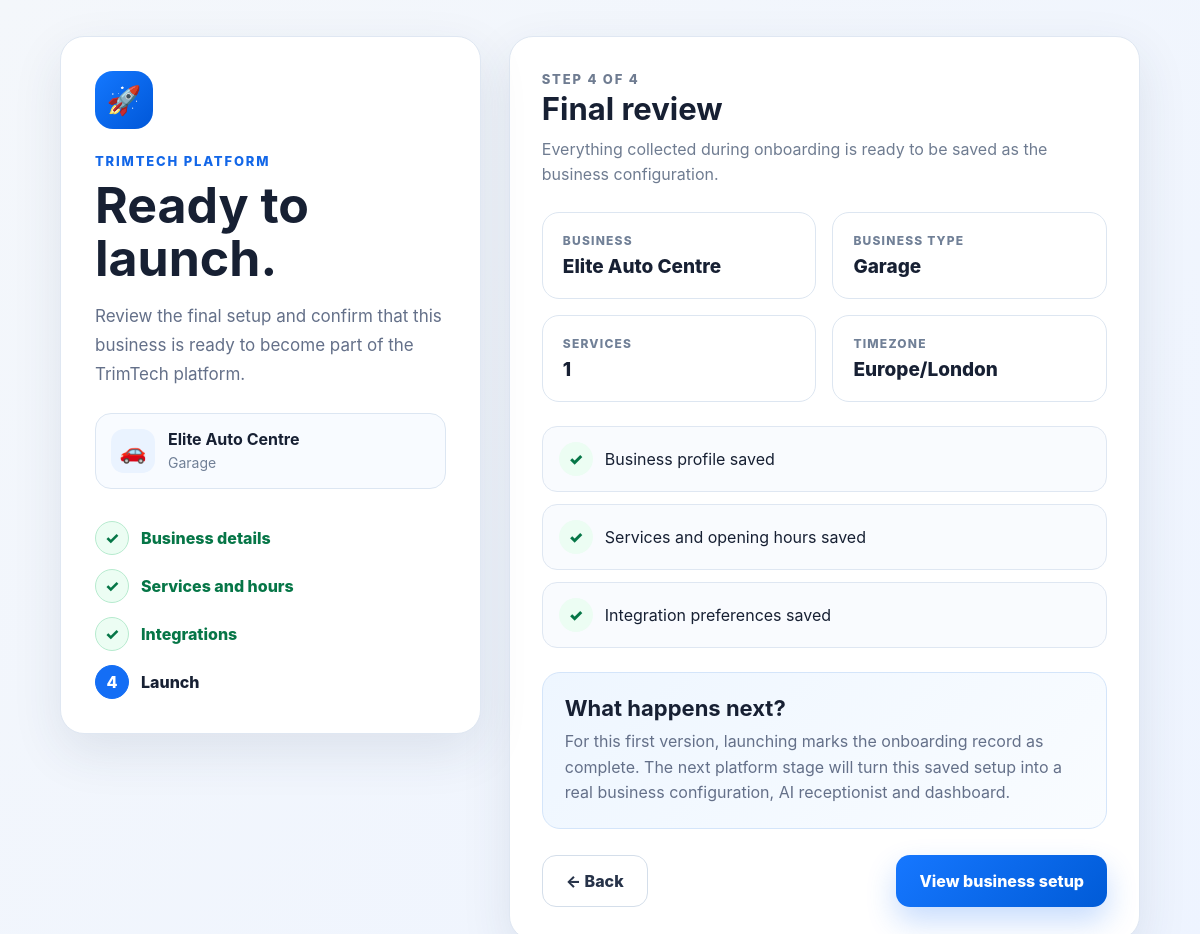
The page /onboarding/elite-auto-centre/launch on the database its author committed.
### tables this page shows
CREATE TABLE onboarding_businesses (
                business_slug TEXT PRIMARY KEY,
                business_name TEXT NOT NULL,
                business_type TEXT NOT NULL,
                owner_name TEXT NOT NULL DEFAULT '',
                email TEXT NOT NULL DEFAULT '',
                phone TEXT NOT NULL DEFAULT '',
                onboarding_complete INTEGER NOT NULL DEFAULT 0,
                payload_json TEXT NOT NULL,
                created_at TEXT NOT NULL DEFAULT CURRENT_TIMESTAMP,
                updated_at TEXT NOT NULL DEFAULT CURRENT_TIMESTAMP
            );

### trimtech/modules/onboarding/routes.py (the view)
@onboarding_blueprint.get(
    "/<business_slug>/launch"
)
def onboarding_launch(
    business_slug: str,
):
    business = load_business_or_redirect(
        business_slug
    )
    if business is None:
        return redirect(
            url_for(
                "onboarding.onboarding_start"
            )
        )
    return render_template(
        "onboarding/launch.html",
        business=business,
    )

### dashboard_auth.py (called while the page is built)
@dashboard_auth.before_app_request
def configure_dashboard_session() -> None:
    session.permanent = True

### trimtech/modules/onboarding/models.py (called while the page is built)
def clean_text(value: Any) -> str:
    return str(value or "").strip()

def normalise_business_type(value: Any) -> str:
    business_type = clean_text(value).lower()
    business_type = re.sub(
        r"[^a-z0-9_-]+",
        "_",
        business_type,
    ).strip("_")
    if business_type in SUPPORTED_BUSINESS_TYPES:
        return business_type
    return "other"

def create_business_slug(value: Any) -> str:
    slug = clean_text(value).lower()
    slug = re.sub(
        r"[^a-z0-9]+",
        "-",
        slug,
    )
    return slug.strip("-")

    def __post_init__(self) -> None:
        self.business_name = clean_text(
            self.business_name
        )
        self.owner_name = clean_text(
            self.owner_name
        )
        self.email = clean_text(
            self.email
        ).lower()
        self.phone = clean_text(
            self.phone
        )
        self.business_type = normalise_business_type(
            self.business_type
        )
        self.business_slug = (
            create_business_slug(
                self.business_slug
                or self.business_name
            )
        )
        self.address = clean_text(
            self.address
        )
        self.postcode = clean_text(
            self.postcode
        ).upper()
        self.website = clean_text(
            self.website
        )

### trimtech/modules/onboarding/repository.py (called while the page is built)
def database_path() -> Path:
    path = Path(
        os.getenv(
            "ONBOARDING_DB_PATH",
            str(DEFAULT_DATABASE_PATH),
        )
    )
    path.parent.mkdir(
        parents=True,
        exist_ok=True,
    )
    return path

def connect() -> sqlite3.Connection:
    try:
        connection = sqlite3.connect(
            database_path(),
            timeout=15,
        )
        connection.row_factory = sqlite3.Row
        connection.execute(
            "PRAGMA foreign_keys = ON"
        )
        connection.execute(
            "PRAGMA journal_mode = WAL"
        )
        ensure_schema(
            connection
        )
        return connection
    except sqlite3.Error as error:
        raise OnboardingRepositoryError(
            f"Could not open onboarding database: {error}"
        ) from error

### templates/onboarding/launch.html (shortened to what this page needs)
<!DOCTYPE html>
<html lang="en">
<head>
</head>
<body>
    <main class="page">
        <section class="layout">
            <aside class="intro-panel">
                <div class="brand-badge">
                    🚀
                </div>
                <p class="eyebrow">
                    TrimTech Platform
                </p>
                <h1>
                    Ready to launch.
                </h1>
                <p class="intro-copy">
                    Review the final setup and confirm
                    that this business is ready to become
                    part of the TrimTech platform.
                </p>
                <div class="business-chip">
                    <div class="business-chip-icon">
                        {% if business.business_type == "garage" %}
                            🚗
                        {% elif business.business_type == "barber" %}
                            💈
                        {% elif business.business_type == "cleaning" %}
                            🧹
                        {% elif business.business_type == "accountant" %}
                            📊
                        {% else %}
                            🏢
                        {% endif %}
                    </div>
                    <div>
                        <strong>
                            {{ business.business_name }}
                        </strong>
                        <span>
                            {{ business.business_type }}
                        </span>
                    </div>
                </div>
                <div class="progress">
                    <div class="progress-item complete">
                        <span class="progress-number">✓</span>
                        <span>Business details</span>
                    </div>
                    <div class="progress-item complete">
                        <span class="progress-number">✓</span>
                        <span>Services and hours</span>
                    </div>
                    <div class="progress-item complete">
                        <span class="progress-number">✓</span>
                        <span>Integrations</span>
                    </div>
                    <div class="progress-item active">
                        <span class="progress-number">4</span>
                        <span>Launch</span>
                    </div>
                </div>
            </aside>
            <section class="launch-panel">
                <header class="page-header">
                    <p class="eyebrow">
                        Step 4 of 4
                    </p>
                    <h2>
                        Final review
                    </h2>
                    <p>
                        Everything collected during onboarding
                        is ready to be saved as the business
                        configuration.
                    </p>
                </header>
                <div class="summary-grid">
                    <article class="summary-card">
                        <p class="summary-label">
                            Business
                        </p>
                        <p class="summary-value">
                            {{ business.business_name }}
                        </p>
                    </article>
                    <article class="summary-card">
                        <p class="summary-label">
                            Business type
                        </p>
                        <p class="summary-value">
                            {{ business.business_type | title }}
                        </p>
                    </article>
                    <article class="summary-card">
                        <p class="summary-label">
                            Services
                        </p>
                        <p class="summary-value">
                            {{ business.services | length }}
                        </p>
                    </article>
                    <article class="summary-card">
                        <p class="summary-label">
                            Timezone
                        </p>
                        <p class="summary-value">
                            {{ business.timezone }}
                        </p>
                    </article>
                </div>
                <div class="checklist">
                    <div class="check-item">
                        <div class="check-icon">
                            ✓
                        </div>
                        <div>
                            Business profile saved
                        </div>
                    </div>
                    <div class="check-item">
                        <div class="check-icon">
                            ✓
                        </div>
                        <div>
                            Services and opening hours saved
                        </div>
                    </div>
                    <div class="check-item">
                        <div class="check-icon">
                            ✓
                        </div>
                        <div>
                            Integration preferences saved
                        </div>
                    </div>
                </div>
                <div class="launch-box">
                    <h3>
                        What happens next?
                    </h3>
                    <p>
                        For this first version, launching marks
                        the onboarding record as complete.
                        The next platform stage will turn this
                        saved setup into a real business
                        configuration, AI receptionist and
                        dashboard.
                    </p>
                </div>
                <form method="post">
                    <div class="actions">
                        <a
                            class="button secondary"
                            href="{{ url_for(
                                'onboarding.onboarding_integrations',
                                business_slug=business.business_slug
                            ) }}"
                        >
                            ← Back
                        </a>
                        {% if business.onboarding_complete %}
                            <a
                                class="button primary"
                                href="{{ url_for(
                                    'onboarding.onboarding_review',
                                    business_slug=business.business_slug
                                ) }}"
                            >
                                View business setup
                            </a>
                        {% endif %}
                    </div>
                </form>
            </section>
        </section>
    </main>
</body>
</html>

### templates/onboarding/launch.html (style rules this page uses)
* { box-sizing: border-box; }
body { margin: 0; min-height: 100vh; font-family: Inter, Arial, sans-serif; background: linear-gradient( 135deg, #f4f7fb, #eef4ff ); color: #172033; }
.page { width: min(1120px, 100%); margin: 0 auto; padding: 36px 20px; }
.layout { display: grid; grid-template-columns: minmax(0, 0.8fr) minmax(0, 1.2fr); gap: 28px; align-items: start; }
.intro-panel, .launch-panel { background: #ffffff; border: 1px solid #dfe7f2; border-radius: 24px; box-shadow: 0 18px 50px rgba(37, 55, 86, 0.10); }
.intro-panel { position: sticky; top: 24px; padding: 34px; }
.launch-panel { padding: 32px; }
.brand-badge { width: 58px; height: 58px; border-radius: 18px; display: grid; place-items: center; margin-bottom: 24px; background: linear-gradient( 135deg, #1478ff, #0057d8 ); color: #ffffff; font-size: 28px; }
.eyebrow { margin: 0 0 10px; color: #1367e8; font-size: 13px; font-weight: 800; letter-spacing: 0.14em; text-transform: uppercase; }
h1, h2, h3, p { margin-top: 0; }
h1 { margin-bottom: 18px; font-size: clamp( 34px, 5vw, 50px ); line-height: 1.05; }
.intro-copy { color: #647089; font-size: 17px; line-height: 1.7; }
.business-chip { margin-top: 24px; display: flex; align-items: center; gap: 13px; padding: 15px; border: 1px solid #dce6f2; border-radius: 16px; background: #f8fbff; }
.business-chip-icon { width: 44px; height: 44px; border-radius: 13px; display: grid; place-items: center; background: #eaf3ff; font-size: 22px; }
.business-chip strong { display: block; margin-bottom: 3px; }
.business-chip span { color: #718097; font-size: 14px; text-transform: capitalize; }
.progress { margin-top: 32px; display: grid; gap: 14px; }
.progress-item { display: flex; align-items: center; gap: 12px; color: #66758d; }
.progress-number { width: 34px; height: 34px; border-radius: 50%; display: grid; place-items: center; border: 1px solid #d8e2ef; background: #f7faff; font-weight: 800; }
.progress-item.complete { color: #067647; font-weight: 800; }
.progress-item.complete .progress-number { border-color: #b7ebcf; background: #ecfdf3; color: #067647; }
.progress-item.active { color: #172033; font-weight: 800; }
.progress-item.active .progress-number { background: #146ef5; border-color: #146ef5; color: #ffffff; }
.page-header { margin-bottom: 24px; }
.page-header h2 { margin-bottom: 10px; font-size: 31px; }
.page-header p { margin-bottom: 0; color: #6f7c91; line-height: 1.6; }
.summary-grid { display: grid; grid-template-columns: repeat(2, minmax(0, 1fr)); gap: 16px; margin-bottom: 24px; }
.summary-card { padding: 20px; border: 1px solid #dde6f1; border-radius: 17px; background: #ffffff; }
.summary-label { margin-bottom: 7px; color: #718097; font-size: 12px; font-weight: 800; letter-spacing: 0.1em; text-transform: uppercase; }
.summary-value { margin: 0; font-size: 19px; font-weight: 800; }
.checklist { display: grid; gap: 12px; margin: 24px 0; }
.check-item { display: flex; align-items: center; gap: 12px; padding: 15px 16px; border: 1px solid #dfe7f2; border-radius: 15px; background: #f9fbfe; }
.check-icon { width: 34px; height: 34px; border-radius: 50%; display: grid; place-items: center; background: #ecfdf3; color: #067647; font-weight: 900; flex-shrink: 0; }
.launch-box { padding: 22px; border-radius: 18px; background: linear-gradient( 135deg, #eef6ff, #f9fcff ); border: 1px solid #d4e5fa; margin-top: 22px; }
.launch-box h3 { margin-bottom: 8px; font-size: 22px; }
.launch-box p { margin-bottom: 0; color: #647089; line-height: 1.6; }
.actions { display: flex; justify-content: space-between; gap: 14px; margin-top: 26px; }
.button { min-height: 52px; display: inline-flex; align-items: center; justify-content: center; border-radius: 14px; padding: 0 23px; text-decoration: none; font-weight: 850; cursor: pointer; }
.button.secondary { border: 1px solid #d4deea; background: #ffffff; color: #273349; }
.button.primary { border: none; background: linear-gradient( 135deg, #1677ff, #005bd7 ); color: #ffffff; box-shadow: 0 14px 30px rgba(20, 110, 245, 0.24); }

### rows shown on the page
onboarding_businesses: business_name "Elite Auto Centre", business_type "Garage"

### other values the page prints
{{ business.services | length }} "1"
{{ business.timezone }} "Europe/London"
